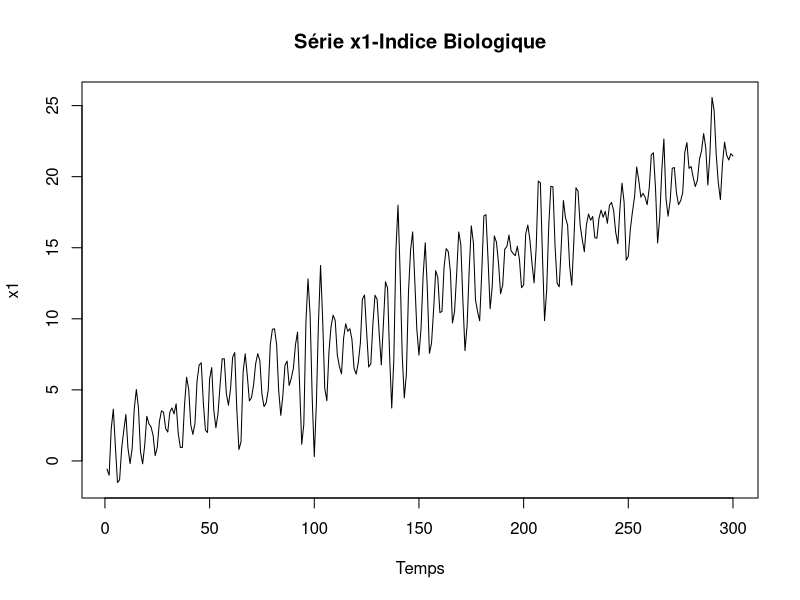
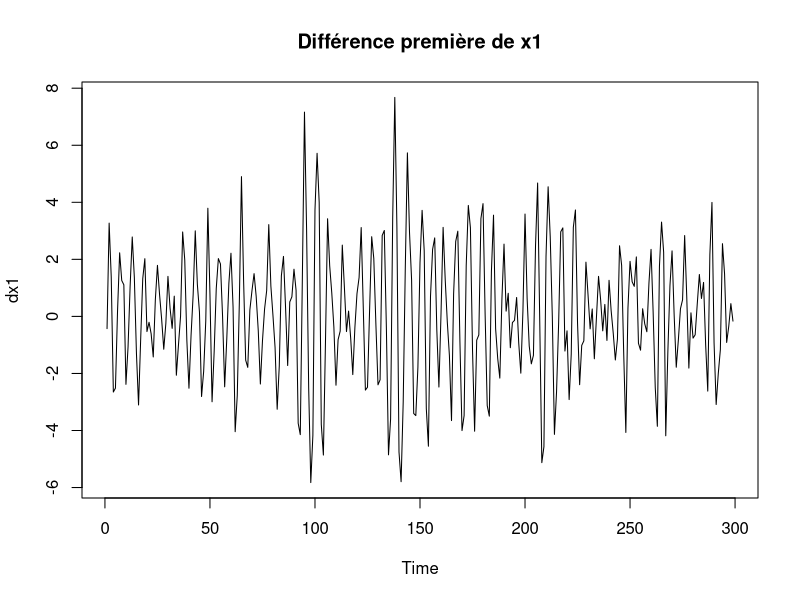
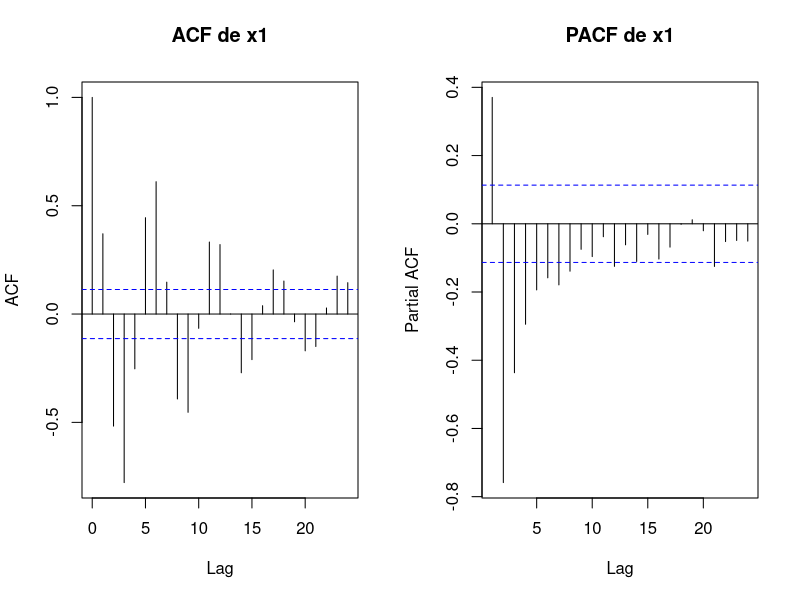
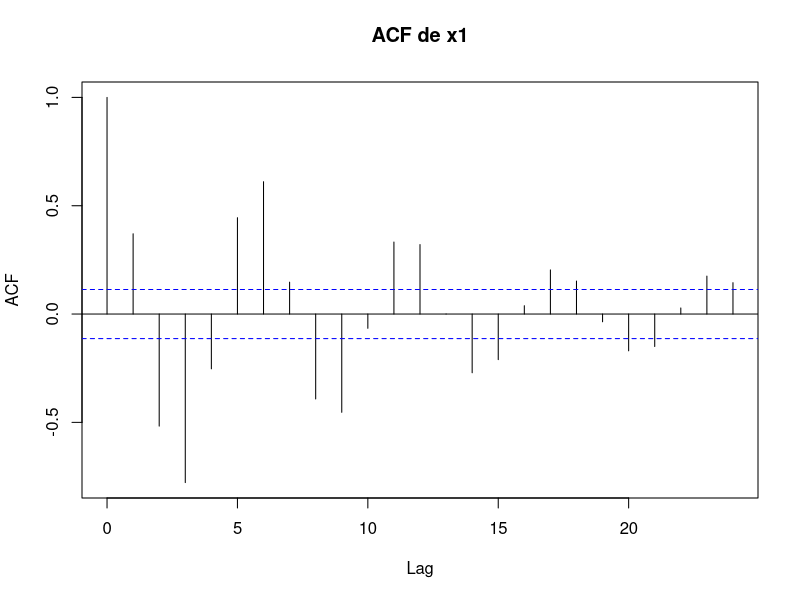
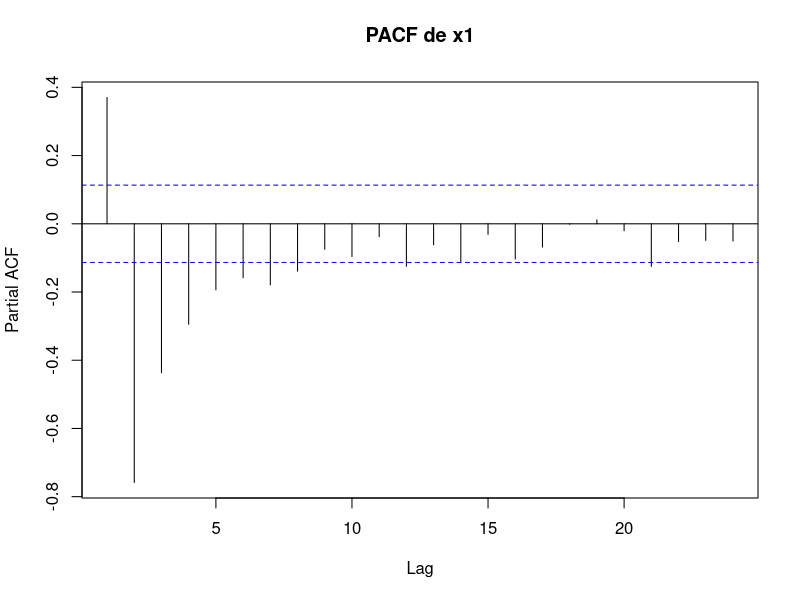
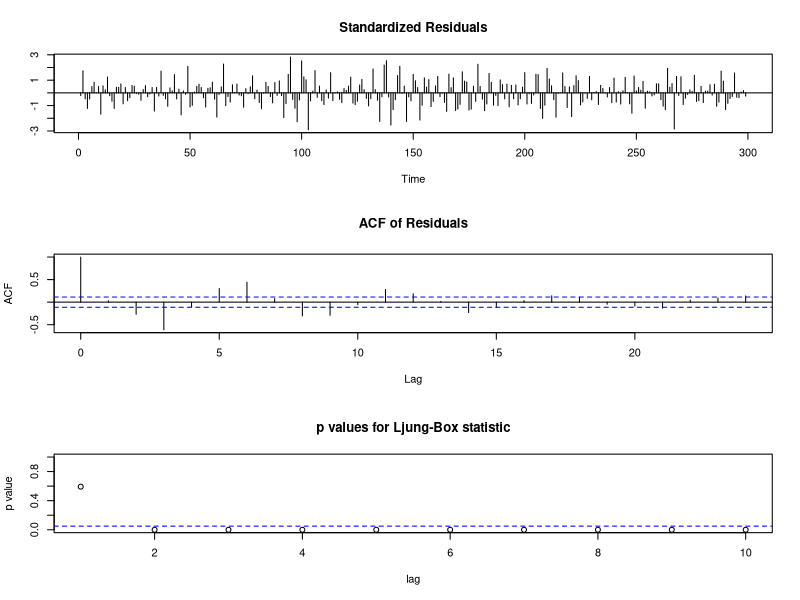
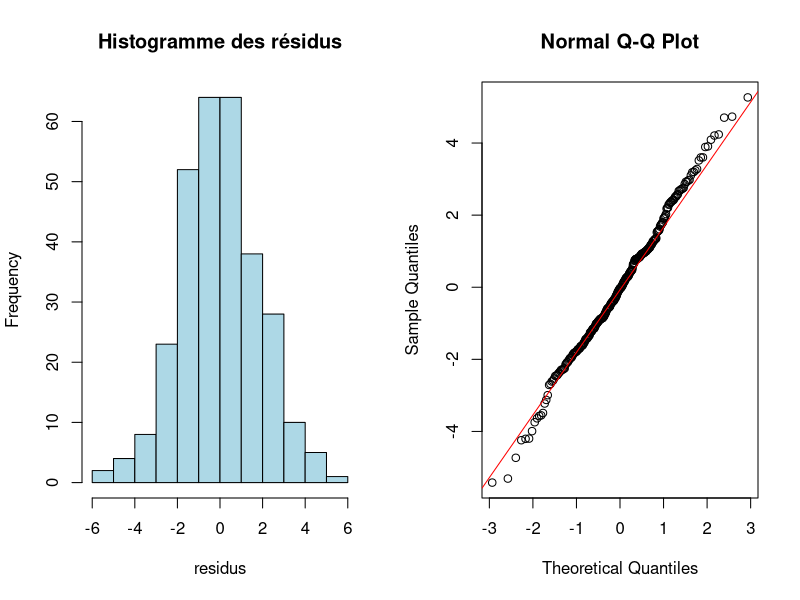
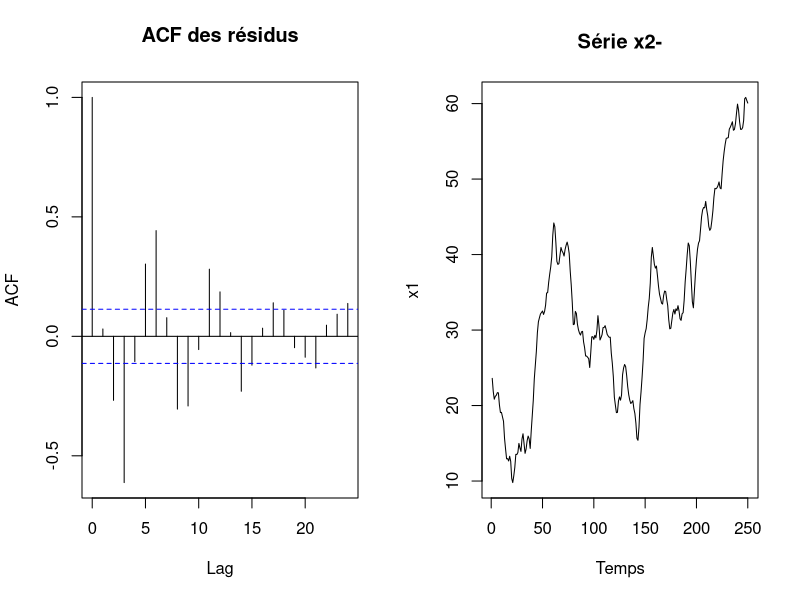

Write R code to recreate these figures, in order. (Note: this script raises an error after producing the figures.)
getwd()
setwd('/Users/aicha/Desktop/2CS/2CS-TP/S2/TP SChrono/TP7')
library(readxl)
data<- read_excel('data5.xlsx')
args(read_excel)
head(data)
X1<-na.omit(data$x1) 
print(X1)
#1-Identification
#Observer le graphique
plot.ts(X1, main = "Série x1-Indice Biologique", ylab = "x1", xlab = "Temps")
#Étudier la stationnarité
library(tseries)
t<-1 : length(X1)
tend <- lm(X1 ~ t)
summary(tend)
adf.test(X1, alternative = c("stationary"),k=0)
#Appliquer une différenciation si la série n’est pas stationnaire.
dx1 <- diff(X1)
t<-1 : length(dx1)
tend <- lm(dx1 ~ t)
summary(tend)
adf.test(dx1, alternative = c("stationary"),k=0)
plot.ts(dx1, main = "Différence première de x1")
#Utiliser les ACF (Autocorrelation Function) et PACF (Partial ACF) pour estimer les ordres p (AR), d (différence), q (MA).
par(mfrow = c(1, 2)) 
acf(dx1, main = "ACF de x1")
pacf(dx1, main = "PACF de x1")
par(mfrow = c(1, 1))  
acf(dx1, main = "ACF de x1")
pacf(dx1, main = "PACF de x1")


#2-Estimation
# AR(5)
mod1 <- arima(dx1, order = c(5,0,0))
# MA(4)
mod3 <- arima(dx1, order = c(0,0,4))
# ARMA(5, 4)
mod2 <- arima(dx1, order = c(5,0,4))
# Modèle AR(1)
model_ar <- arima(dx1, order = c(1, 0, 0))
# Modèle MA(1)
model_ma <- arima(dx1, order = c(0, 0, 1))
# Modèle ARMA(1,1)
model_arma <- arima(dx1, order = c(1, 0, 1))
# Modèle ARMA(2,1)
model_arma2 <- arima(dx1, order = c(2, 0, 1))

AIC(mod1) #958.35
AIC(mod2) #913.6977
AIC(mod3) #1064.354
AIC(model_ar)
AIC(model_ma)
AIC(model_arma)
AIC(model_arma2)

# Calculer les erreurs standards des paramètres.
tsdiag(model_arma)  # ou model_ar / model_ma / model_arma2

# 1. Récupération des résidus
residus <- residuals(model_arma)
t<-1 : length(residus)
tend <- lm(residus ~ t)
summary(tend)
adf.test(residus, alternative = c("stationary"),k=0)

# 1️⃣ Test de stationnarité (ADF test)
adf_result <- adf.test(residus, alternative = c("stationary"),k=0)
print(adf_result)

# 2️⃣ Test de normalité
shapiro_result <- shapiro.test(residus)
print(shapiro_result)
#0.9927>0.05
# Graphique de normalité
par(mfrow = c(1, 2))
hist(residus, main = "Histogramme des résidus", col = "lightblue")
qqnorm(residus)
qqline(residus, col = "red")

# 3️⃣ Test d'indépendance (autocorrélation)
Box_test <- Box.test(residus, lag = 10, type = "Ljung-Box")
print(Box_test)
#p-value > 0.05 → pas d'autocorrélation → indépendants ✅

# ACF des résidus
acf(residus, main = "ACF des résidus")
#acf: tous les points dans les bandes bleues → pas d'autocorrélation



#Exercice2:

X2<-na.omit(data$x2) 
head(X2)
print(X2)
plot.ts(X2, main = "Série x2-", ylab = "x1", xlab = "Temps")
#n'est pas stationnaire 
library(tseries)
t<-1 : length(X2)
tend <- lm(X2 ~ t)
summary(tend)
adf.test(X2, alternative = c("stationary"),k=0)
#diffirenciation 1
dx2<- diff(X2)
t<-1 : length(dx2)
tend <- lm(dx2 ~ t)
summary(tend)
adf.test(dx2, alternative = c("stationary"),k=0)
plot.ts(dx2, main = "Différence première de x2")
#Utiliser les ACF (Autocorrelation Function) et PACF (Partial ACF) pour estimer les ordres p (AR), d (différence), q (MA).
par(mfrow = c(1, 2)) 
acf(dx2, main = "ACF de x2")
pacf(dx2, main = "PACF de x2")
par(mfrow = c(1, 1))  
acf(dx2, main = "ACF de x2")
pacf(dx2, main = "PACF de x2")
#2-Estimation  de x2
# AR(1)
mod1 <- arima(dx2, order = c(1,0,0))
# ARMA(1,1)
mod3 <- arima(dx2, order = c(1,0,1))
# ARMA(2, 0)
mod2 <- arima(dx2, order = c(2,0,0))
# Modèle AR(2,1)
mod4 <- arima(dx2, order = c(2, 0, 1))
#AIC
AIC(mod1) 
AIC(mod2) 
AIC(mod3) 
AIC(mod4)
#les erreurs
residus1 <- residuals(mod3)
t<-1 : length(residus1)
tend <- lm(residus1 ~ t)
summary(tend)
adf.test(residus, alternative = c("stationary"),k=0)

# 1️⃣ Test de stationnarité (ADF test)
adf_result <- adf.test(residus1, alternative = c("stationary"),k=0)
print(adf_result)

# 2️⃣ Test de normalité
shapiro_result <- shapiro.test(residus1)
print(shapiro_result)

# Graphique de normalité
par(mfrow = c(1, 2))
hist(residus1, main = "Histogramme des résidus", col = "lightblue")
qqnorm(residus1)
qqline(residus, col = "red")

# 3️⃣ Test d'indépendance (autocorrélation)
Box_test <- Box.test(residus1, lag = 10, type = "Ljung-Box")
print(Box_test)
#p-value > 0.05 → pas d'autocorrélation → indépendants ✅

# ACF des résidus
acf(residus1, main = "ACF des résidus")
#acf: tous les points dans les bandes bleues → pas d'autocorrélation
# derniere question
forcest<- forecast(mod3,h=1)
print(forcest)
forecast_x2 <-forecast(mod3)
plot(forecast_x2) 
